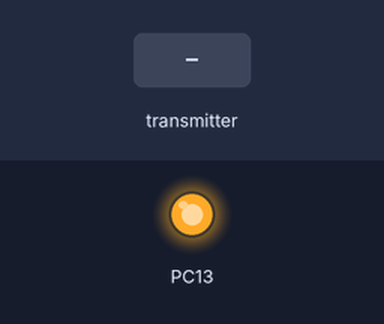
Bench run of a sketch on a simulated STM32 Blue Pill. On the bench: output pins drawn as LEDs (lit = HIGH). The test bench sets the inputs (shaded band). No radio packets arrive unless stated; what the sketch prints to the serial monitor is not drawn.

Above: at 1.2 s.
1.3 s: the transmitter starts sending Lx = 0
4.3 s: the transmitter starts sending Ly = 0
Timing chart, 0 to 7.3 s (numbered marks = the images above; inputs shaded):
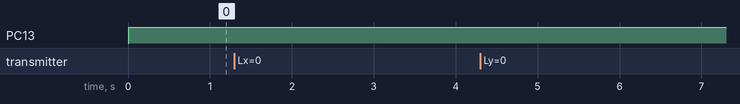

The sketch:

RC2.0_nrf24_Receiver_V2.0.ino
```cpp
#include <SPI.h>
#include <nRF24L01.h>
#include <RF24.h>
RF24 radio(PB0,PA4);   // nRF24L01 (CE, CSN)PB13,PB12 PB0, PA4
const byte address[6] = "11100";
unsigned long lastReceiveTime = 0;
unsigned long currentTime = 0;
// Max size of this struct is 32 bytes - NRF24L01 buffer limit
struct Data_Package {
  short Lx;
  short Ly;
  short Rx;
  short Ry;
  byte L1;
  byte L2;
  byte R1;
  byte R2;
  byte bup;
  byte bdown;
  byte bright;
  byte bleft;
  byte b1;
  byte b2;
  byte b3;
  byte b4;
  byte bstart;
  byte bselect;
  byte banalog;
};
Data_Package data; //Create a variable with the above structure
void setup() {

  SPI.begin();
  SPI.setDataMode(SPI_MODE0);
  SPI.setBitOrder(MSBFIRST);
  Serial.begin(115200);
  radio.begin();
  radio.openReadingPipe(0, address);
  radio.setAutoAck(false);
  radio.setDataRate(RF24_250KBPS);
  radio.setPALevel(RF24_PA_LOW);
  radio.startListening(); //  Set the module as receiver
  resetData();
  pinMode(PC13, OUTPUT);
  //pinMode(PB3, OUTPUT);
}
void loop() {
  // Check whether there is data to be received
  if (radio.available()) {
    radio.read(&data, sizeof(Data_Package)); // Read the whole data and store it into the 'data' structure
    lastReceiveTime = millis(); // At this moment we have received the data
  }
  // Check whether we keep receving data, or we have a connection between the two modules
  currentTime = millis();

  if ( currentTime - lastReceiveTime > 1000 ) { // If current time is more then 1 second since we have recived the last data, that means we have lost connection
    resetData(); // If connection is lost, reset the data. It prevents unwanted behavior, for example if a drone has a throttle up and we lose connection, it can keep flying unless we reset the values
  Serial.println("COnnection Lost");
  }
  // Print the data in the Serial Monitor
  Serial.print("Lx: ");
  Serial.print(data.Lx);
  Serial.print("; Ly: ");
  Serial.print(data.Ly);
  Serial.print("Rx: ");
  Serial.print(data.Rx);
  Serial.print("; Ry: ");
  Serial.print(data.Ry);


  Serial.print("; b1: ");
  Serial.print(data.b1);
  Serial.print("; b2: ");
  Serial.print(data.b2);
  Serial.print("; b3: ");
  Serial.print(data.b3);
  Serial.print("; b4: ");
  Serial.print(data.b4);
  Serial.print("; bup: ");
  Serial.print(data.bup);
  Serial.print("; bdown: ");
  Serial.print(data.bdown);
  Serial.print("; bleft: ");
  Serial.print(data.bleft);
  Serial.print("; bright: ");
  Serial.print(data.bright);
  Serial.print("; R1: ");
  Serial.print(data.R1);
  Serial.print("; R2: ");
  Serial.print(data.R2);
  Serial.print("; L1: ");
  Serial.print(data.L1);
  Serial.print("; L2: ");
  Serial.print(data.L2);
  Serial.print("; analog: ");
  Serial.print(data.banalog);
  Serial.print("; start: ");
  Serial.print(data.bstart);
  Serial.print("; bselect: ");
  Serial.println(data.bselect);

  if(data.b2==1){
    digitalWrite(PC13, LOW);
  }
  else{
    digitalWrite(PC13,HIGH);
  }
}


//Channel 1 => Roll     => data.Rx
//Channel 2 => pitch    => data.Ry
//Channel 3 => throttle => data.Ly
//Channel 4 => yaw      => data.Lx


void resetData() {
  // Reset the values when there is no radio connection - Set initial default values
  data.Lx = 1500; // Values from 0 to 255. When Joystick is in resting position, the value is in the middle, or 127. We actually map the pot value from 0 to 1023 to 0 to 255 because that's one BYTE value
  data.Ly = 1500;
  data.Rx = 1500;
  data.Ly = 1500;
  data.L1 =0;
  data.L2 =0;
  data.R1 =0;
  data.R2 =0;
  data.bup =0;
  data.bdown =0;
  data.bright =0;
  data.bleft =0;
  data.b1 =0;
  data.b2 =0;
  data.b3 =0;
  data.b4 =0;
  data.bstart =0;
  data.bselect =0;
  data.banalog =0;
}
```
